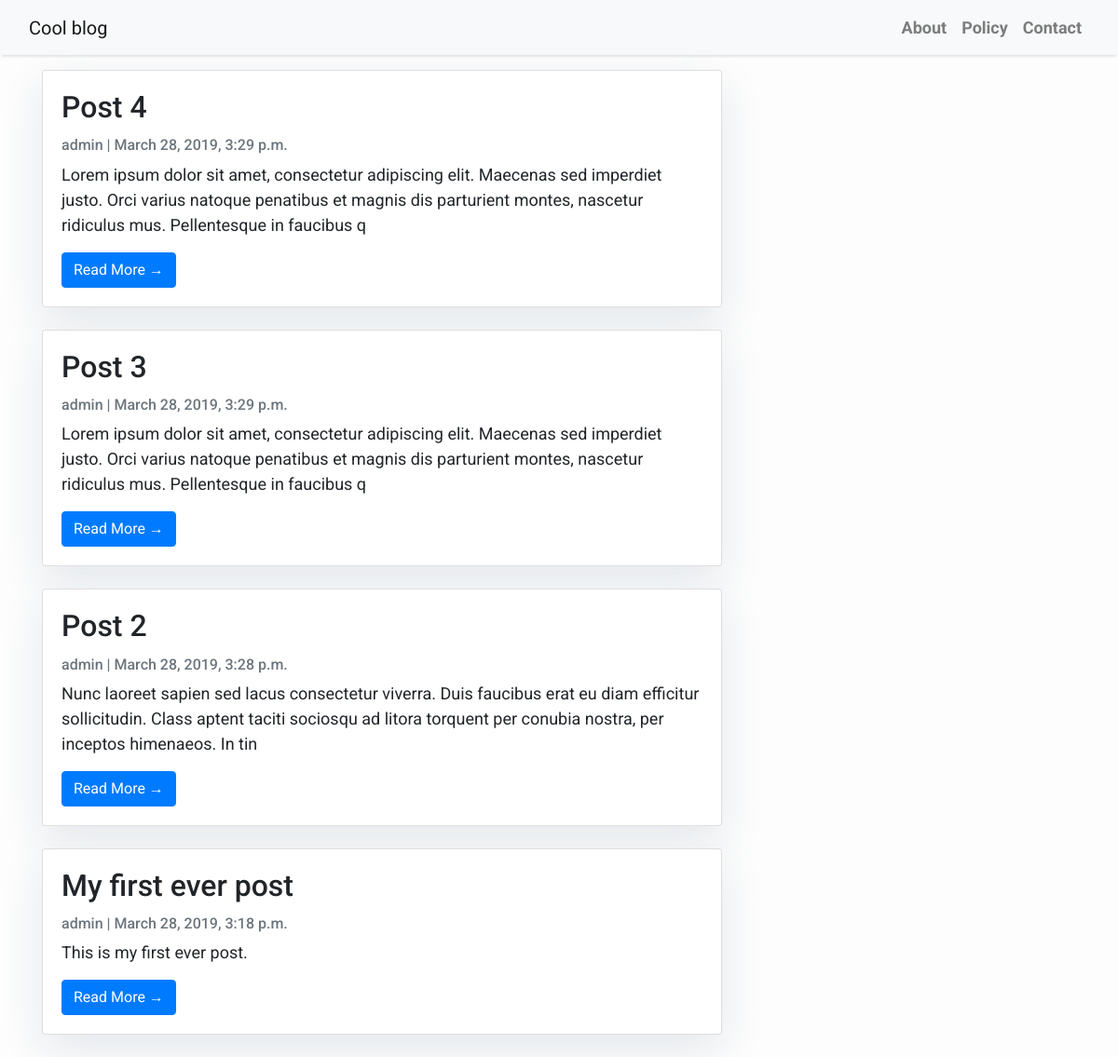
Page /blog on the committed database.
### blog/models.py (models this page shows, shortened)
class Post(models.Model):
    title = models.CharField(max_length=200, unique=True)
    slug = models.SlugField(max_length=200, unique=True)
    author = models.ForeignKey(User, on_delete= models.CASCADE,related_name='blog_posts')
    updated_on = models.DateTimeField(auto_now= True)
    content = models.TextField()
    created_on = models.DateTimeField(auto_now_add=True)
    status = models.IntegerField(choices=STATUS, default=0)
    class Meta:
        ordering = ['-created_on']

### blog/views.py (the view)
# urls.py: path('blog', views.PostList.as_view(), name='home'),
class PostList(generic.ListView):
    queryset = Post.objects.filter(status=1).order_by('-created_on')
    template_name = 'index.html'

### templates/index.html (shortened to what this page needs)
{% extends "base.html" %}
 {% block content %}
            <div class="container">
                <div class="row">
              <div class="col-md-8 mt-3 left">
                    {% for post in post_list %}
                <div class="card mb-4" >
                  <div class="card-body">
                    <h2 class="card-title">{{ post.title }}</h2>
                    <p class="card-text text-muted h6">{{ post.author }} | {{ post.created_on}} </p>
                    <p class="card-text">{{post.content|slice:":200" }}</p>
                    <a href="{% url 'post_detail' post.slug  %}" class="btn btn-primary">Read More &rarr;</a>
                  </div>
                </div>
                {% endfor %}
        </div>
{%endblock%}

### templates/base.html (shortened to what this page needs)
<!DOCTYPE html>
<html>
  <head>
    <link
      rel="stylesheet"
      href="https://maxcdn.bootstrapcdn.com/bootstrap/4.0.0/css/bootstrap.min.css"
    />
  </head>
  <body>
    <nav class="navbar navbar-expand-lg navbar-light bg-light shadow" id="mainNav">
      <div class="container-fluid">
        <a class="navbar-brand" href="{% url 'home' %}" >Cool blog</a>
        <div class="collapse navbar-collapse" id="navbarResponsive">
          <ul class="navbar-nav ml-auto">
            <li class="nav-item text-black">
              <a
                class="nav-link text-black font-weight-bold"
                href="#"
                >About</a
              >
            </li>
            <li class="nav-item text-black">
              <a
                class="nav-link text-black font-weight-bold"
                href="#"
                >Policy</a
              >
            </li>
            <li class="nav-item text-black">
              <a
                class="nav-link text-black font-weight-bold"
                href="#"
                >Contact</a
              >
            </li>
          </ul>
        </div>
      </div>
    </nav>
            {% block content %}{% endblock content %}
  </body>
</html>

### templates/base.html (style rules this page uses)
body { font-family: "Roboto", sans-serif; font-size: 17px; background-color: #fdfdfd; }
.shadow { box-shadow: 0 4px 2px -2px rgba(0,0,0,0.1); }

### templates/index.html (style rules this page uses)
body { font-family: "Roboto", sans-serif; font-size: 18px; background-color: #fdfdfd; }
.card { box-shadow: 0 16px 48px #E3E7EB; }

### rows in the picture
Post: title "Post 4", author "admin", created_on "March 28, 2019, 3:29 p.m.", content "Lorem ipsum dolor sit amet, consectetur adipiscing elit. Maecenas sed imperdiet justo. Orci varius natoque penatibus et magnis dis parturient montes, nascetur ridiculus mus. Pellentesque in faucibus q"
Post: title "Post 3", author "admin", created_on "March 28, 2019, 3:29 p.m.", content "Lorem ipsum dolor sit amet, consectetur adipiscing elit. Maecenas sed imperdiet justo. Orci varius natoque penatibus et magnis dis parturient montes, nascetur ridiculus mus. Pellentesque in faucibus q"
Post: title "Post 2", author "admin", created_on "March 28, 2019, 3:28 p.m.", content "Nunc laoreet sapien sed lacus consectetur viverra. Duis faucibus erat eu diam efficitur sollicitudin. Class aptent taciti sociosqu ad litora torquent per conubia nostra, per inceptos himenaeos. In tin"
Post: title "My first ever post", author "admin", created_on "March 28, 2019, 3:18 p.m.", content "This is my first ever post."
